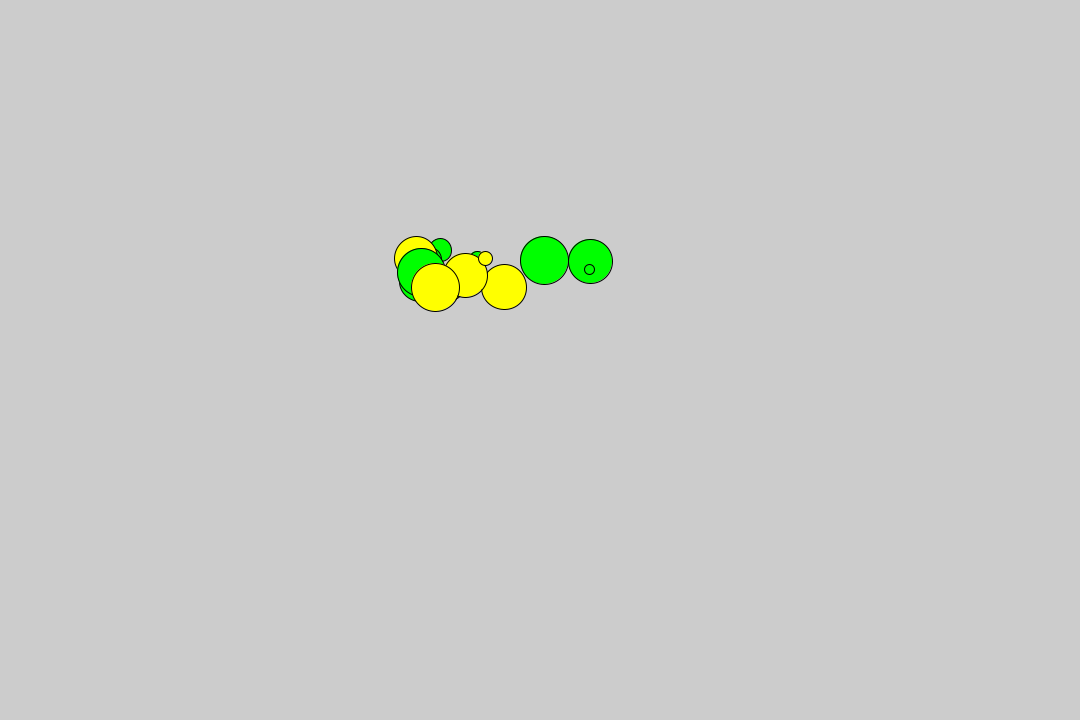
Frame 1 (no input)
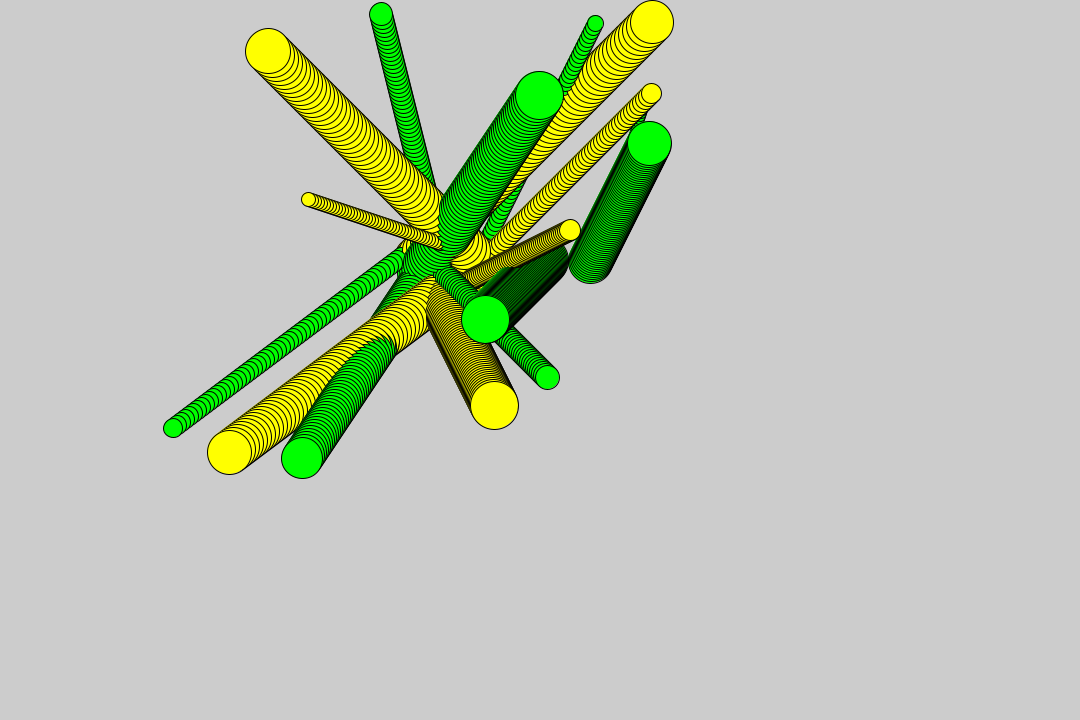
Frame 60 (the mouse pressed at the canvas centre just before this capture)
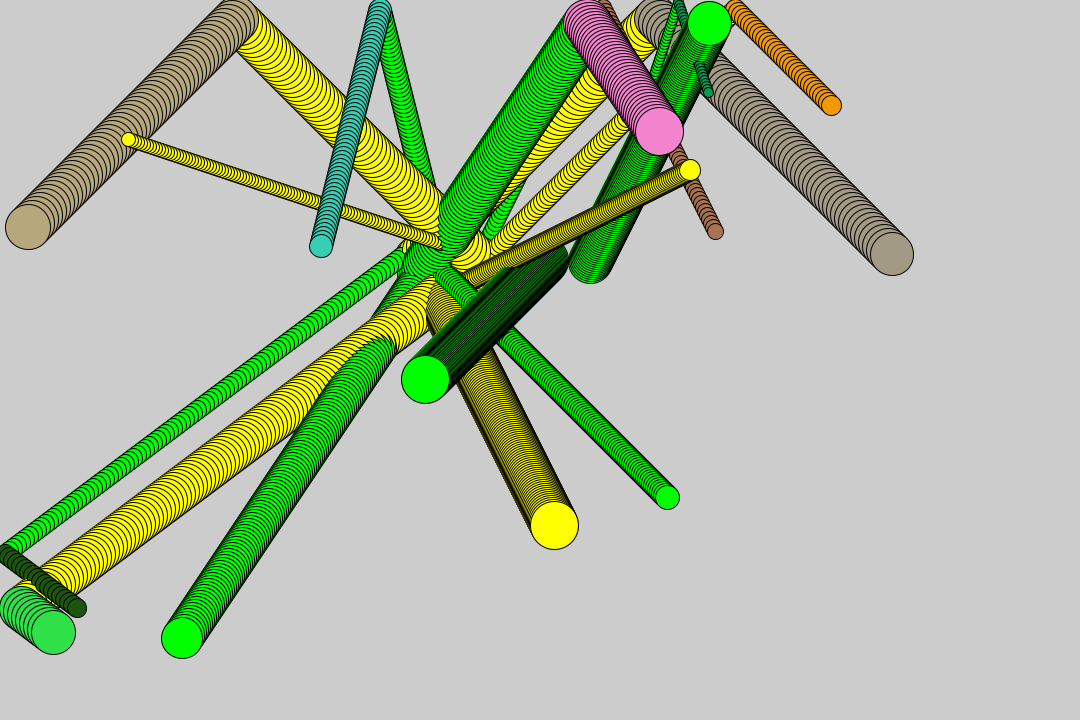
Frame 120 (the mouse held since frame 60 and released just before this capture)

The Processing sketch that drew these frames (run headless with seeded random() and noise(); from frame 60 on, the mouse is pressed at the canvas centre):

// Processing sketch: Jun_He
// ── Jun_He.pde
SkibidiBall[] skibidiballs = new SkibidiBall[16]; //create an array that can hold 30 objects from a created class

void setup() {
    size(1080, 720);
    
    for(int i = 0; i < skibidiballs.length; i++) { //create a for loop that iterates over each element in the array
        int dx, dy;
        
        do {
            dx = int(random(-5, 5));
            dy = int(random(-5, 5));
        } while (dx == 0 || dy == 0); //prevent the x and y velocities from having a value of zero, as the balls not moving symbolizes failure and that's depressing. idk im an engineer, not a philosopher
        
        skibidiballs[i] = new SkibidiBall(int(random(400,600)), int(random(250, 300)), dx, dy, int(random(10,50))); //The SkibidiBall constructor takes five arguments: the x and y coordinates, the horizontal and vertical speeds, and the size of the ball. each is randomized to symbol each unique engineering student
    }}
void draw() {
    for(int i=0; i < skibidiballs.length; i++) {
        skibidiballs[i].display();
        skibidiballs[i].update(); // The display() method is used to handle drawing the balls on the canvas, while the update() method is used to handle updating the ball's unique positions and velocities.
}}

class SkibidiBall { //declares a new class
    private int y, x, dy, dx, size; //store position, velocity, size of ball
    private color colour = color(0 ,0 , 0); //declare a private color member for the balls
    
    public SkibidiBall(int x, int y, int dx, int dy, int size) {
        this.x = x;
        this.y = y;
        this.dx = dx;
        this.dy = dy;
        this.size = size; //constructor; allign each parameter with its respective variables
        if (random(10) < 5) {
        this.colour = color(0, 255, 0); // Green
    } else {
        this.colour = color(255, 255, 0); // Yellow  
      // starting color is either green or yellow, which are out university colors. this symbolizes our starting point in university
    }
 }
    public void update() {
         move();
         checkwallcollision(); //update movement, and check for collision in order to keep the balls in the box at all times
    }

    public void move() {
        y += dy; 
        x += dx; //updates the x and y members by adding the dx and dy variables. this is the velocity, and how i make the skibidiballs move
    }  
    
    public void checkwallcollision() {
        if(horizontalwallcollide()) {
             setdy(getdy() * -1);
             colorchange();
         }   
        if(verticalwallcollide()) {
             setdx(getdx() * -1);
             colorchange();  //reverse dx and dy values on collision with wall, to ricochet the balls, while changing color at the same time to a completely random color. this symbolizes the unique impacts and memories of each ball
         }
    }
    public void colorchange() {
        this.colour = color(random(255),random(255),random(255)); //generates a random color with random red, blue, green components
    }
      public boolean verticalwallcollide() {
          if (getX()+(getSize()/2) > width || getX()-(getSize()/2) < 0) {
            return true;
          }
          return false;
      }
      public boolean horizontalwallcollide() {
          if (getY()+(getSize()/2) > height || getY()-(getSize()/2) < 0) { //checks for collisions, checks for ball radius so ball edges bounce off the walls
            return true;
          }
          return false;
      }
      public void display() {
          fill(this.colour);
          ellipse(x, y, size, size);  //display method to display ball onto canvas
      }
      public void setdy(int dy) {
        this.dy = dy;
      }
      public void setdx(int dx) {
        this.dx = dx; 
      }
      public int getdy() {
          return this.dy;
      }
      public int getdx() {
          return this.dx = dx;
      }
      public int getX() {
          return this.x;
      }
      public int getY() {
          return this.y;
      }
      public int getSize() {
          return this.size; //setter and getter methods
      }}
